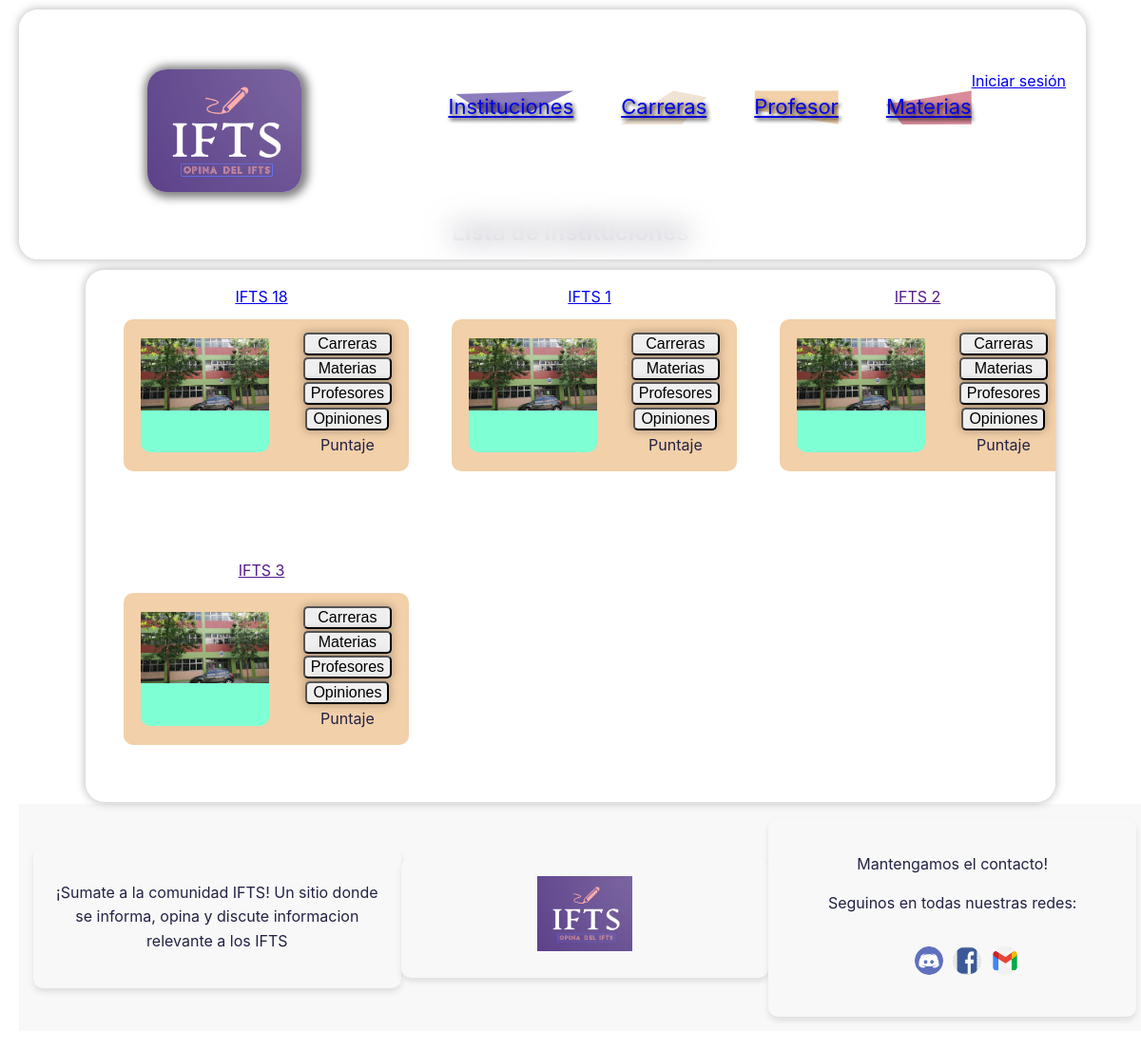
Page /institucion/lista/ on the earlier database version.
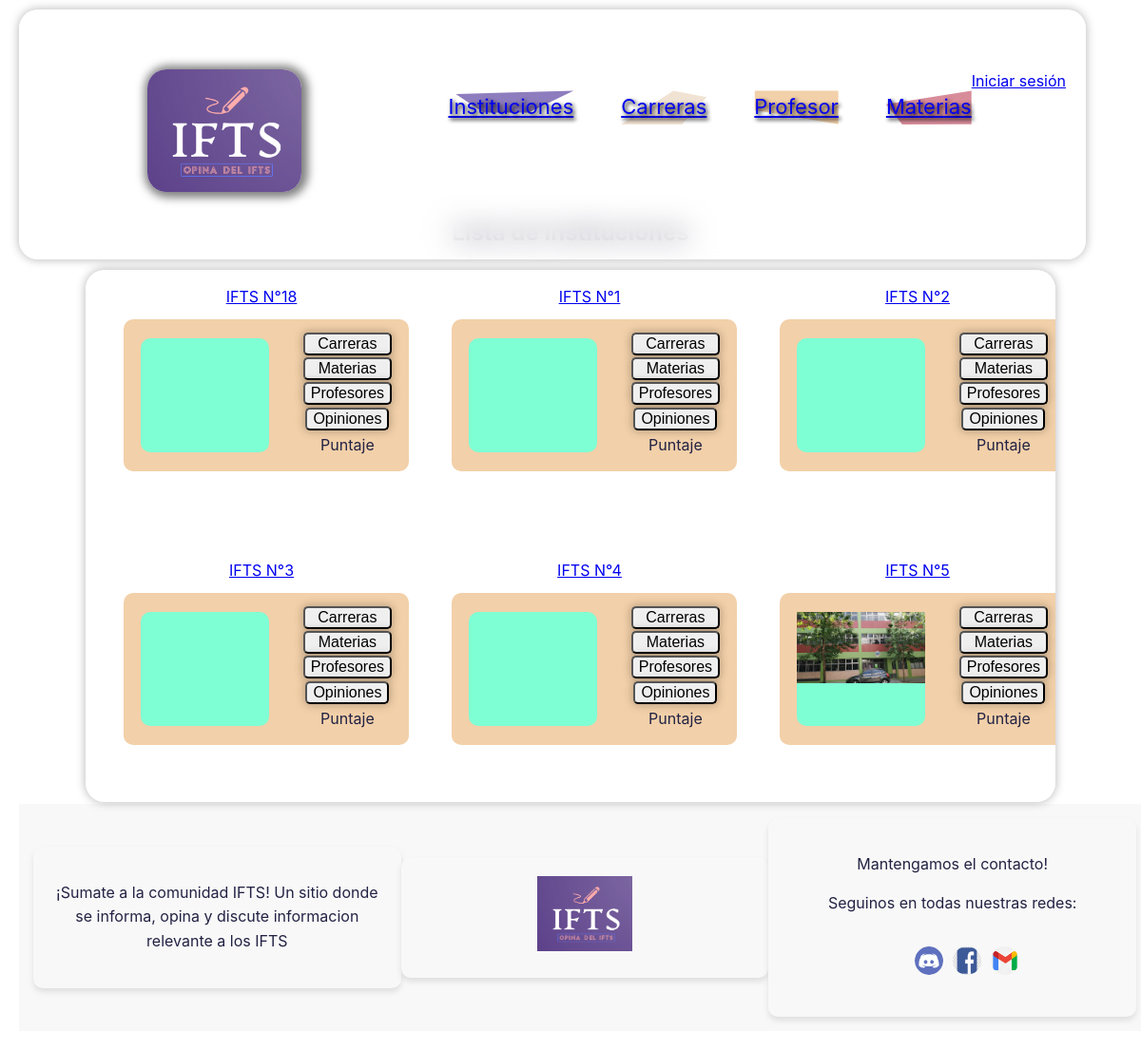
Same page on the later database version.
### apps/institucion/models.py (models this page shows, shortened)
class Institucion(models.Model):
    nombre = models.CharField(default="IFTS", max_length=150, blank=True, null=True)
    ubicacion = models.CharField(default="Argentina", max_length=250, blank=True, null=True)
    url = models.CharField(default="", max_length=250, blank=True, null=True)
    fk_id_usuario = models.ForeignKey('custom_user.CustomUser', on_delete=models.CASCADE, related_name='instituciones_usuario', default=None)
    img_perfil = models.ImageField(upload_to='perfiles/ifts_uploads/', default='perfiles/IFTS/IFTS18-FRONT.jpg' , blank=True, null=True)

### apps/institucion/views.py (the view)
# urls.py: path("lista/", InstitucionListView.as_view(), name="lista_instituciones"),
class InstitucionListView(ListView):
    model = Institucion
    template_name = "lista_institucion.html"
    context_object_name = "objetos"

### apps/institucion/templates/lista_institucion.html (shortened to what this page needs)
{% extends "template_base.html" %}
{% load static %}
{% block extra_head %}
    <link rel="stylesheet" href="{% static 'css/lista_instituciones.css' %}">
{% endblock %}
{% block content %}
    <section class="SeccionIfts">
         <h1>Lista de Instituciones</h1>
        <div class="ifts">
        {% for objeto in objetos %}
            <ul class="ulIfts">
                <li><a href="{{objeto.url}}">{{ objeto.nombre }}</a></li>
                <div class="tarjetaIfts">
                    <div class="imgTarjetaIfts"><img src="{{ objeto.img_perfil.url }}" alt=""></div>
                    <div class="divBotonesTarjeta">
                        <button id="btnIftsCarreras">Carreras</button>
                        <button id="btnIftsMaterias">Materias</button>
                        <button id="btnIftsProfesores">Profesores</button>
                        <a href="{% url 'opiniones_por_entidad' model_name='institucion' entity_id=objeto.id %}"><button id="btnIftsOpiniones">Opiniones</button></a>
                        <div>Puntaje</div>
                    </div>
                </div>
            </ul>
        {% endfor %}
        </div>
    </section>
{% endblock %}

### templates/template_base.html (shortened to what this page needs)
{% load static %}
<!DOCTYPE html>
<html lang="es">
    <head>
        <link rel="stylesheet" href="{% static 'css/template_base.css' %}">
        <link rel="stylesheet" href="{% static 'css/querys.css' %}">
        <link rel="stylesheet" href="{% static 'css/menu_profile.css' %}">
        {% block extra_head %}
        {% endblock %}
    <body>
    <header>
    <div class="menuGlobal">
        <div class="logo">
            <a href="{% url 'user_home'%}" type="image/png"><img src="{% static 'imagenes/Logo/Logo-web-IFTS.png' %}" alt="Logo"></a>
        </div>
    <nav class="container">
          <ul>
            <li><a href="{% url 'lista_instituciones'%}">Instituciones</a></li>
            <li><a href="{% url 'lista_carreras'%}">Carreras</a></li>
            <li><a href="{% url 'lista_profesores'%}">Profesor</a></li>
            <li><a href="{% url 'lista_materias'%}">Materias</a></li>
          </ul>
     </nav>
     <div>
        {% if request.user.is_authenticated %}
            <nav class="nav-menu-principal">
                <div class="div-menu-desplegable">
                    <img src="{{ request.user.img_perfil.url }}" alt="profile" class="img_perfil">
                    <ul id="menu_desplegable">
                        <li><a href="{% url 'perfil_usuario' pk=request.user.id %}">Mi perfil</a></li>
                        <li><a href="{% url 'feedback' %}">Enviar Feedback</a></li>
                        <li><a href="{% url 'logout' %}">Cerrar Sesión</a></li>
                    </ul>
                </div>
            </nav>
        {% else %}
            <a href="{% url 'login' %}">Iniciar sesión</a>
        {% endif %}
    </div>
        </div>
    </header>
    <div id="contenedor-principal">
        {% block content %}
        {% endblock %}
    </div>
    <footer>
        <div class="footer-container">
            <div class="footer-section">
                <p>¡Sumate a la comunidad IFTS!
                    Un sitio donde se informa, opina y discute informacion relevante a los IFTS</p>
            </div>
            <div class="footer-section">
                <img src="{% static 'imagenes/Logo/Logo-web-IFTS.png' %}" alt="Logo">
            </div>
            <div class="footer-section">
                <p>Mantengamos el contacto!</p>
                <p>Seguinos en todas nuestras redes:</p>
                <div class="social-icons">
                    <ul style="list-style: none; display: flex; flex-direction: row;">
                        <li><img src="{% static 'imagenes/Iconos/discord-ico.png' %}" alt="Logo"></li>
                        <li><img src="{% static 'imagenes/Iconos/facebook-ico.png' %}" alt="Logo"></li>
                        <li><img src="{% static 'imagenes/Iconos/gmail-ico.png' %}" alt="Logo"></li>
                    </ul>
                </div>
            </div>
        </div>
    </footer>
    </body>
</html>

### static/css/template_base.css (style rules this page uses)
body { font: 1em/1.618 Inter, sans-serif; display: flex; flex-direction: column; justify-content: center; min-height: 100vh; padding: 20px; margin: 0; color: #224; background: url("../imagenes/Portada/backgroundWeb.png") center/cover; background-repeat: no-repeat; background-attachment: fixed; }
header { height: 20%; width: 90%; padding: 20px; display: flex; flex: 1; position: fixed; top: 10px; justify-content: space-between; align-items: center; border-bottom: 1px solid #D88C9A; border: 1px solid rgba(255, 255, 255, 0.25); border-radius: 20px; background-color: rgba(255, 255, 255, 0.45); box-shadow: 0 0 10px 1px rgba(0, 0, 0, 0.25); backdrop-filter: blur(15px); }
#contenedor-principal { margin-top: 16%; height: 70%; min-height: 80vh; width: 100%; display: flex; flex: 6; flex-direction: column; }
.logo { border-radius: 10px; margin: auto; min-width: 10%; width: 15%; height: 50%; }
.logo img { width: 100%; width: 100%; border-radius: 20px; box-shadow: 2px 1px 10px 5px rgba(0, 0, 0, 0.5); }
.container { height: 50%; }
.container ul { display: flex; justify-content: center; align-items: center; font-size: 22px; }
.container ul li { position: relative; list-style-type: none; margin-right: 50px; cursor: pointer; color: #F8F8F8; text-shadow: 2px 2px 4px rgba(0, 0, 0, 1.5); }
.container ul li:last-child { margin-right: 0px; }
.container ul li:after { content: ""; position: absolute; z-index: -1; left: 50%; transform: translateX(-50%) rotate(0deg); height: 100%; width: 100%; }
.container ul li:nth-child(1):after { background: #8E7DBE; clip-path: polygon(6% 10%, 100% 0, 64% 65%, 28% 65%); }
.container ul li:nth-child(2):after { background: #F1E3D3; clip-path: polygon(61% 0%, 100% 19%, 71% 100%, 0% 100%); }
.container ul li:nth-child(3):after { background: #F2D0A9; clip-path: polygon(0% 0%, 100% 0%, 100% 99%, 0% 57%); }
.container ul li:nth-child(4):after { background: #D88C9A; clip-path: polygon(0% 40%, 100% 0%, 100% 99%, 19% 100%); }
footer { background-color: #F8F8F8; padding: 15px; bottom: 0; height: 10%; width: 100%; }
.footer-container { display: flex; justify-content: space-between; align-items: center; }
.social-icons { display: flex; justify-content: center; align-items: center; }
.social-icons img { width: 30px; height: 30px; border-radius: 50%; margin-right: 10px; }
.footer-section { flex: 1; text-align: center; box-shadow: 0 4px 6px rgba(0, 0, 0, 0.1); background-color: #F8F8F8; padding: 20px; border-radius: 10px; }
.footer-section img { max-height: 80px; max-width: 100px; }
.menuGlobal { display: flex; justify-content: space-evenly; }

### static/css/lista_instituciones.css (style rules this page uses)
.SeccionIfts { display: flex; flex-direction: column; text-align: center; align-items: center; }
.ifts { height: 70vh; width: 85vw; gap: 15px; overflow-y: auto; overflow-x: hidden; border-radius: 20px; display: grid; grid-template-columns: repeat(auto-fit, minmax(300px, 1fr)); grid-gap: 20px; text-align: center; background-color: rgba(255, 255, 255, 0.45); box-shadow: 0 0 10px 1px rgba(0, 0, 0, 0.25); backdrop-filter: blur(15px); justify-content: center; }
.tarjetaIfts { height: 20vh; width: 300px; background-color: #F2D0A9; border-radius: 10px; display: flex; margin: 10px auto; }
.imgTarjetaIfts { width: 45%; height: 15vh; margin: auto; background-color: aquamarine; border-radius: 10px; }
.imgTarjetaIfts img { width: 100%; }
.divBotonesTarjeta { width: auto; height: auto; display: flex; flex-direction: column; margin: auto; gap: 2px; justify-content: center; align-content: space-around; }
.divBotonesTarjeta button { border-radius: 5px; background-color: zrgba(255, 255, 255, 0.45); box-shadow: 0 0 10px 1px rgba(0, 0, 0, 0.25); backdrop-filter: blur(15px); font-size: 100%; }
.ulIfts { list-style: none; text-decoration: none; }

Differences in the rows shown:
changed Institucion: nombre "IFTS 18" → "IFTS N°18"; img_perfil: picture removed
changed Institucion: nombre "IFTS 1" → "IFTS N°1"; img_perfil: picture removed
changed Institucion: nombre "IFTS 2" → "IFTS N°2"; img_perfil: picture removed
changed Institucion: nombre "IFTS 3" → "IFTS N°3"; img_perfil: picture removed
added Institucion: nombre "IFTS N°4"
added Institucion: nombre "IFTS N°5", img_perfil (picture)
